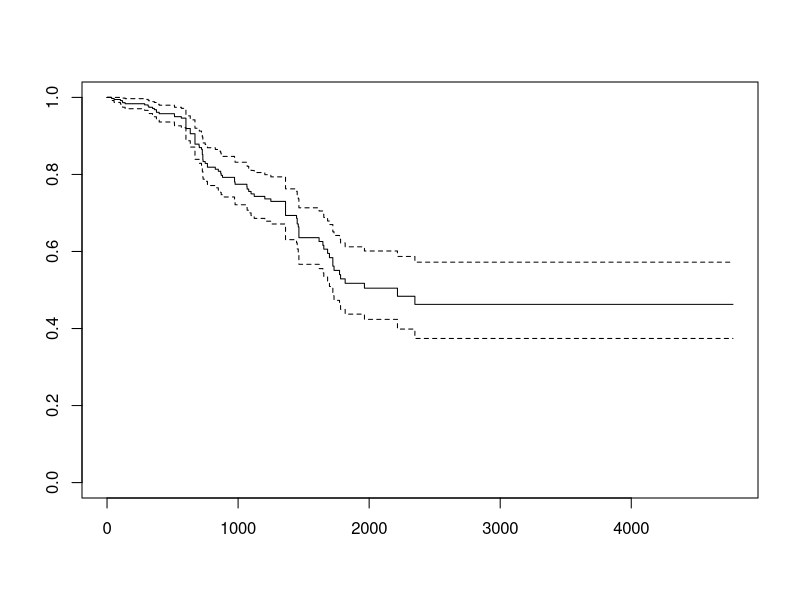

The R source for this figure:
library(survival)
library(lubridate)
regjering <- read.csv("regjering.csv",
                      colClasses=c("character",
                                   "Date",
                                   "Date",
                                   "integer",
                                   "factor"))
regjering[is.na(regjering)] <- today()
regjering$Dager <- as.numeric(regjering$Sluttdato - regjering$Startdato)
regjering.fit  <- survfit(with(regjering, Surv(Dager, Avskjed)) ~ 1)
plot(regjering.fit)
